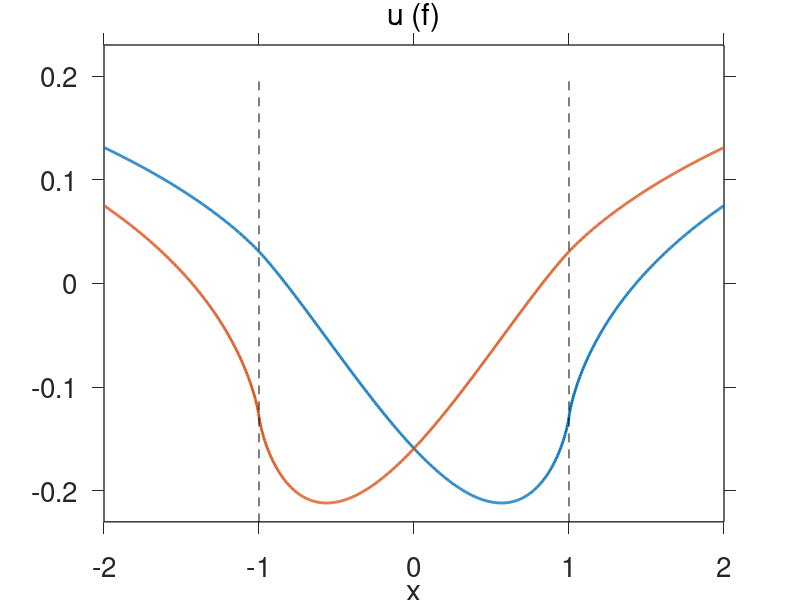
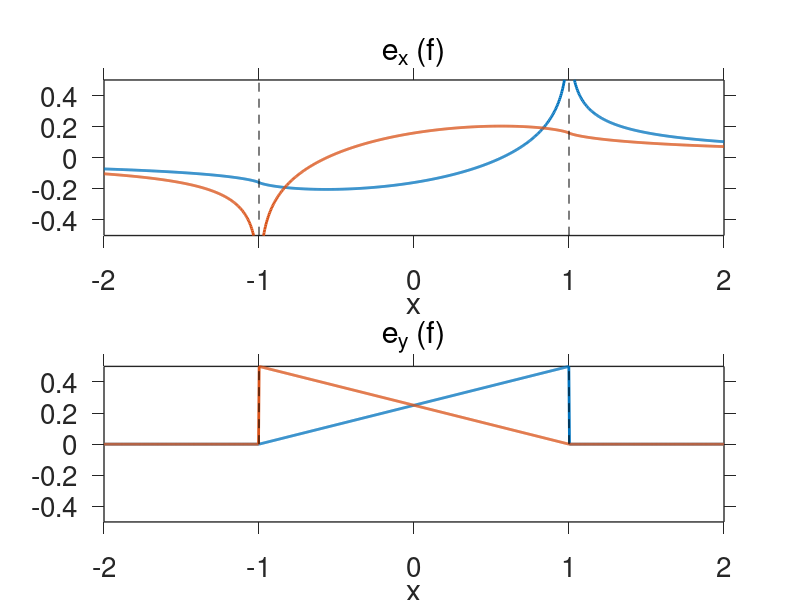

The MATLAB script that drew these images, in order: (Note: this script raises an error after producing the figures.)
% script to convert Mathematica expressions to MATLAB
% for antiplane point force integrals with 
% linearly varying body forces along a line segment
% 
% AUTHORS:
% Rishav Mallick, JPL, 2024

clear

mu = 1;

Nobs = 1000;
x = linspace(-2,2,Nobs)';
y = zeros(Nobs,1);

% Displacement kernels copied over from Mathematica for a horizontal line
% element present at y = 0, -w <= x <= w
% 
% ux,uy kernels have two linear basis functions
% f1: goes from (-w,0) to (w,1)
% f2: goes from (-w,1) to (w,0)

u_1 = @(w) (1/16).*pi.^(-1).*w.^(-1).*((-4).*w.*(2.*w+x)+4.*(w+x).*y.*atan2(w-x,y)+...
    4.*(w+x).*y.*atan2(w+x,y)+((w+(-1).*x) ...
  .*(3.*w+x)+y.^2).*log((w+(-1).*x).^2+y.^2)+(w+x+(-1).*y).*(w+x+y) ...
  .*log((w+x).^2+y.^2));

u_2 = @(w) (1/16).*pi.^(-1).*w.^(-1).*(4.*w.*((-2).*w+x)+4.*(w+(-1).*x).*y.* ...
  atan2(w-x,y)+4.*(w+(-1).*x).*y.*atan2(w+x,y) ...
  +(w+(-1).*x+(-1).*y).*(w+(-1).*x+y).*log((w+(-1).*x).^2+y.^2)+(( ...
  3.*w+(-1).*x).*(w+x)+y.^2).*log((w+x).^2+y.^2));

ex_1 = @(w) (1/8).*pi.^(-1).*w.^(-1).*((-4).*w+2.*y.*(atan2(w-x,y)+atan2(w+x,y))+...
    (-1).*(w+x).*log((w+(-1).*x).^2+y.^2)+(w+x).*log((w+x).^2+y.^2));

ex_2 = @(w) (-1/8).*pi.^(-1).*w.^(-1).*((-4).*w+2.*y.*(atan2(w-x,y)+atan2(w+x,y))+(w+(-1).*x).*(log((w+(-1).*x).^2+y.^2)+ ...
  (-1).*log((w+x).^2+y.^2)));

ey_1 = @(w) (1/8).*pi.^(-1).*w.^(-1).*(2.*(w+x).*(atan2(w-x,y)+ ...
  atan2(w+x,y))+y.*(log((w+(-1).*x).^2+y.^2)+(-1).*log((w+x) ...
  .^2+y.^2)));

ey_2 = @(w) (1/8).*pi.^(-1).*w.^(-1).*(2.*(w+(-1).*x).*(atan2(w-x,y)+atan2(w+x,y))+...
    y.*((-1).*log((w+(-1).*x).^2+y.^2)+log((w+x).^2+y.^2)));

% set element length
w = 1;

% Displacements
figure(1),clf
plot(x,u_1(w),'Linewidth',2), hold on
plot(x,u_2(w),'Linewidth',2)
plot([1 1]*w,get(gca,'YLim'),'k--')
plot([1 1]*-w,get(gca,'YLim'),'k--')
xlabel('x')
title('u (f)','FontWeight','normal')
set(findobj(gcf,'type','axes'),'FontSize',20,'LineWidth',1,'TickDir','both','YLim',[-1 1]*0.23);

% Stress
figure(2),clf
subplot(2,1,1)
plot(x,mu.*ex_1(w),'Linewidth',2), hold on
plot(x,mu.*ex_2(w),'Linewidth',2)
plot([1 1]*w,get(gca,'YLim'),'k--')
plot([1 1]*-w,get(gca,'YLim'),'k--')
xlabel('x')
title('e_x (f)','FontWeight','normal')

subplot(2,1,2)
plot(x,mu.*ey_1(w),'Linewidth',2), hold on
plot(x,mu.*ey_2(w),'Linewidth',2)
plot([1 1]*w,get(gca,'YLim'),'k--')
plot([1 1]*-w,get(gca,'YLim'),'k--')
xlabel('x')
title('e_y (f)','FontWeight','normal')
set(findobj(gcf,'type','axes'),'FontSize',20,'LineWidth',1,'TickDir','both','YLim',[-1 1]*0.5);

%% use kernel calculation function

[Disp,Stress] = LinForceKernelFS(x,y,0,0,w,mu);
% Disp_kernels - [Nobs x 2 basis functions]
% Stress_kernels - [Nobs x (sx or sy) x 2 basis functions]

% Displacements
figure(1)
plot(x,Disp(:,1),'k--','Linewidth',1)
plot(x,Disp(:,2),'k--','Linewidth',1)
axis tight

% Stress
figure(2)
subplot(2,1,1)
for i = 1:2
    plot(x,Stress(:,1,i),'k--','Linewidth',1)
end

subplot(2,1,2)
for i = 1:2
    plot(x,Stress(:,2,i),'k--','Linewidth',1)
end
